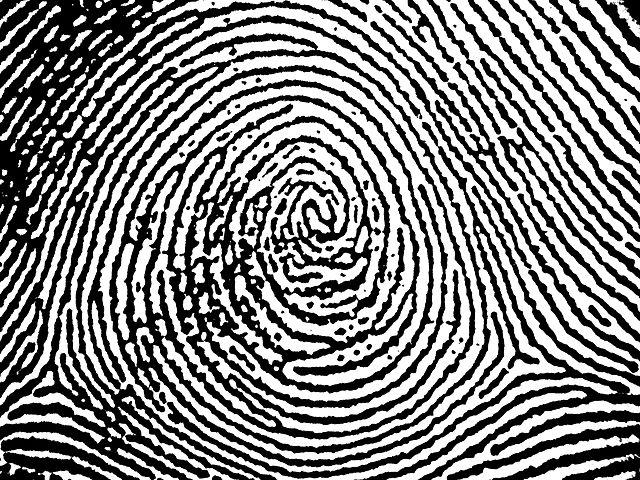
#> input picture week_11_image_processing/morphological_processing/img.jpg, 640 x 480 px, given in place of img.png, which was not available
$ jupyter execute Erosion_and_Dilation.ipynb   (shell and % lines are left out)   (text cells are left out)
#> lines starting #> are read from the running program, lines starting #| are printed output that depends on the picture; pictures that were not available may be replaced by others from this repository, and a replacement may not be noted
[cell 1]
import cv2
import numpy as np
import matplotlib.pyplot as plt

# Create a structure element(SE).
erosion_type = cv2.MORPH_CROSS # choosing cross-shape SE
erosion_size = 2
# getStructuringElement takes three arguments (shape of SE, size of SE, anchor position of SE(orgin))
element = cv2.getStructuringElement(erosion_type, (2 * erosion_size + 1, 2 * erosion_size+1), (erosion_size , erosion_size))
img = cv2.imread("img.png")
#> img is the input picture: shape (480, 640, 3); min 0, max 255, mean 132.3
# erode takes two arguments here,(image, SE)
eroded = cv2.erode(img, element)
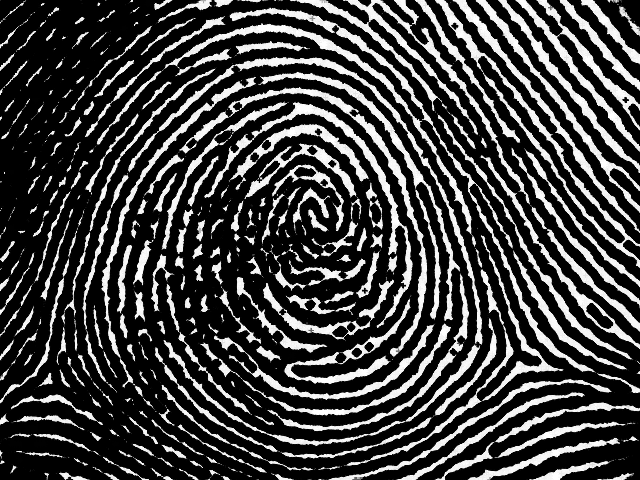
#> eroded: shape (480, 640, 3); min 0, max 255, mean 64.5
fig = plt.figure(figsize=(10, 10))
ax1 = fig.add_subplot(1, 3, 1)
ax1.imshow(img)
ax1.set_title("Before Erosion")
ax2 = fig.add_subplot(1, 3, 2)
ax2.imshow(eroded)
ax2.set_title("After Erosion")
ax3 = fig.add_axes([.7, .4, .2, .2])
ax3.set_title("Structuring element")
ax3.imshow(element, cmap='gray')
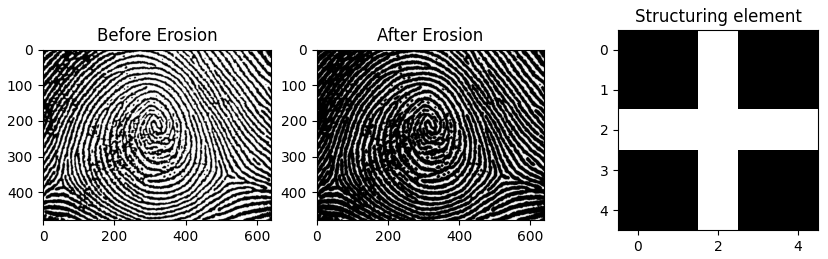
#> figure drawn by matplotlib, 3 panels

[cell 2]
import cv2
import numpy as np
import matplotlib.pyplot as plt

# Create a structure element.
dilation_type = cv2.MORPH_CROSS ## choosing cross-shape SE
dilation_size = 3
element = cv2.getStructuringElement(dilation_type, (2 * dilation_size + 1, 2 * dilation_size+1), (dilation_size , dilation_size))
# Here, dialting the eroded image
#dialted takes two arguments here, (image, SE)
dilated = cv2.dilate(eroded, element)
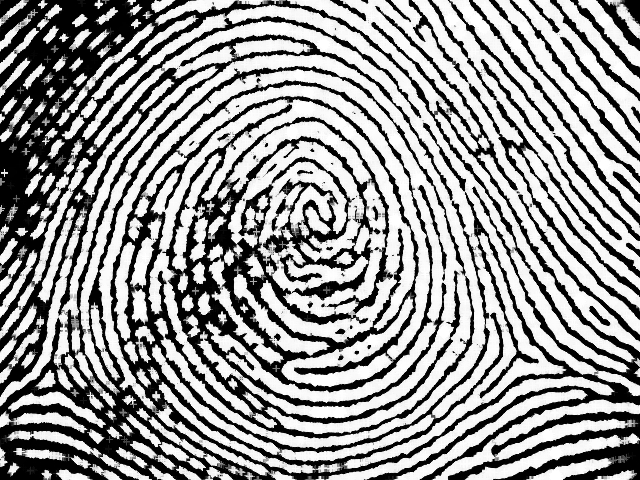
#> dilated: shape (480, 640, 3); min 0, max 255, mean 151.6
fig = plt.figure(figsize=(10, 10))
ax1 = fig.add_subplot(1, 3, 1)
ax1.imshow(eroded)
ax1.set_title("Before Dilation")
ax2 = fig.add_subplot(1, 3, 2)
ax2.imshow(dilated)
ax2.set_title("After Dilation")
ax3 = fig.add_axes([.7, .4, .2, .2])
ax3.set_title("Structuring element")
ax3.imshow(element, cmap='gray')
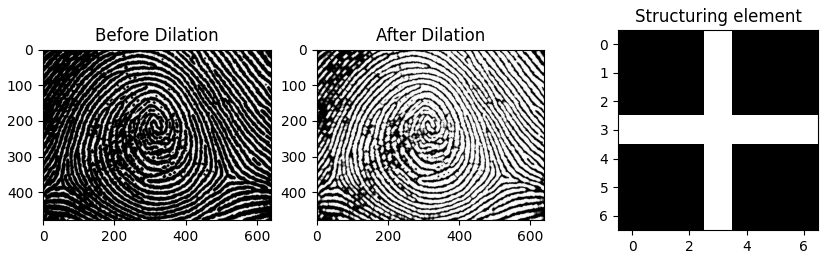
#> figure drawn by matplotlib, 3 panels
